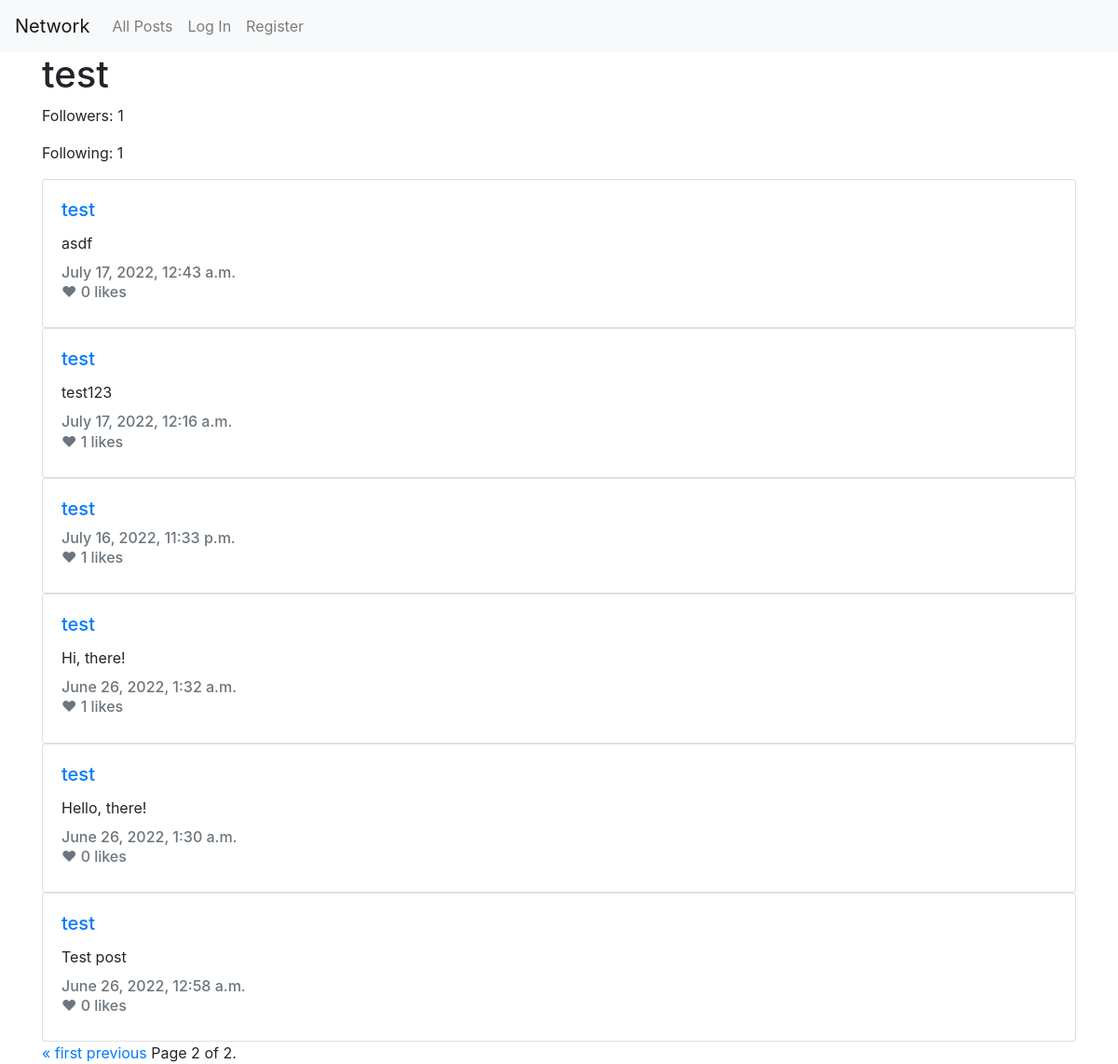
/u/test?page=2, run on the app's committed database.
### network/models.py (models this page shows)
class User(AbstractUser):
    followers = models.ManyToManyField('self', symmetrical=False, blank=True, related_name='user_followers')
    created_at = models.DateTimeField(auto_now_add=True)
    updated_at = models.DateTimeField(auto_now=True)
    def get_followers_count(self):
        return self.followers.count()
    def get_following_count(self):
        return User.objects.filter(followers=self).count()

class Post(models.Model):
    user = models.ForeignKey(User, on_delete=models.CASCADE, related_name="posts")
    text = models.CharField(max_length=280)
    created_at = models.DateTimeField(auto_now_add=True)
    updated_at = models.DateTimeField(auto_now=True)

### network/views.py (the view)
# urls.py: path("u/<str:username>", views.user_profile_view, name="user_profile"),
def user_profile_view(request, username):
    try:
        user_profile = User.objects.get(username=username)
    except User.DoesNotExist:
        user_profile = None
    posts = Post.objects.filter(user=user_profile).order_by("created_at").reverse()
    paginator = Paginator(posts, 10)
    page_number = request.GET.get("page")
    page_obj = paginator.get_page(page_number)
    is_following = False
    if request.user and user_profile and request.user in user_profile.followers.all():
        is_following = True
    return render(request, "network/user.html", {
        "user_profile": user_profile,
        "is_following": is_following,
        "page_obj": page_obj
    })

### network/templates/network/user.html (shortened to what this page needs)
{% extends "network/layout.html" %}
{% block body %}
  <div class="container">
    {% if not user_profile %}
      <p>Can not find that user!</p>
    {% else %}
      <h1>{{ user_profile.username }}</h1>
      <p id="followers-count">Followers: {{ user_profile.get_followers_count }}</p>
      <p>Following: {{ user_profile.get_following_count }}</p>
      {% for post in page_obj %}
        <div class="card" style="width: 100%;">
          <div class="card-body">
            <h5 class="card-title">
              <a href="/u/{{ post.user.username }}">{{ post.user.username }}</a>
            </h5>
            <p class="card-text" id="post-text-{{ post.pk }}">{{ post.text }}</p>
            <h6 class="card-subtitle mb-2 text-muted">{{ post.created_at }}</h6>
            <h6 class="card-subtitle mb-2 text-muted likes-count likes-count-{{ post.id }}" data-id="{{ post.id }}">
              ❤ {{ post.likes.count }} likes</h6>
          </div>
        </div>
      {% endfor %}
      <div class="pagination">
        <span class="step-links">
          {% if page_obj.has_previous %}
            <a href="?page=1">&laquo; first</a>
            <a href="?page={{ page_obj.previous_page_number }}">previous</a>
          {% endif %}
          <span class="current">
            Page {{ page_obj.number }} of {{ page_obj.paginator.num_pages }}.
          </span>
        </span>
      </div>
    {% endif %}
  </div>
{% endblock %}

### data on the page
User: username "test", get_followers_count "1", get_following_count "1"
Post: user.username "test", text "asdf", created_at "July 17, 2022, 12:43 a.m.", likes.count "0"
Post: user.username "test", text "test123", created_at "July 17, 2022, 12:16 a.m.", likes.count "1"
Post: user.username "test", created_at "July 16, 2022, 11:33 p.m.", likes.count "1"
Post: user.username "test", text "Hi, there!", created_at "June 26, 2022, 1:32 a.m.", likes.count "1"
Post: user.username "test", text "Hello, there!", created_at "June 26, 2022, 1:30 a.m.", likes.count "0"
Post: user.username "test", text "Test post", created_at "June 26, 2022, 12:58 a.m.", likes.count "0"

### other printed values
{{ page_obj.number }} "2"
{{ page_obj.paginator.num_pages }} "2"
